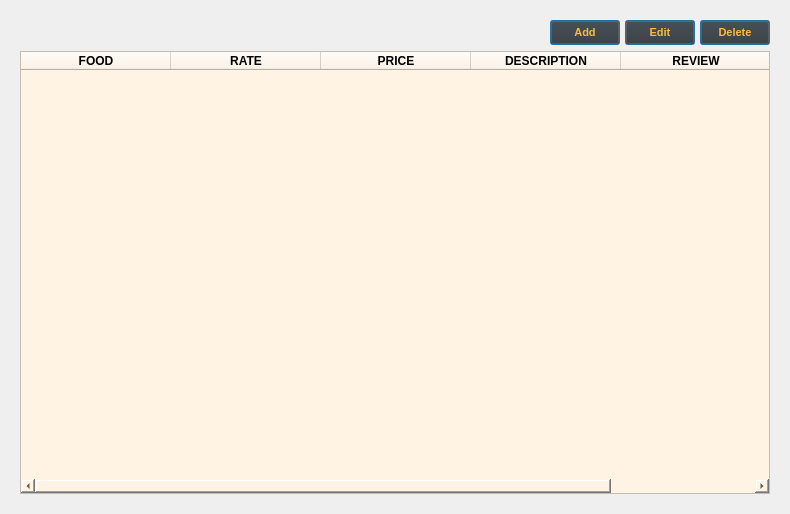
<?xml version='1.0' encoding='utf-8'?>
<ui version="4.0">
 <class>Form</class>
 <widget class="QWidget" name="Form">
  <property name="geometry">
   <rect>
    <x>0</x>
    <y>0</y>
    <width>788</width>
    <height>514</height>
   </rect>
  </property>
  <property name="windowTitle">
   <string>Form</string>
  </property>
  <layout class="QVBoxLayout" name="verticalLayout_2">
   <item>
    <widget class="QStackedWidget" name="stackedWidget">
     <property name="styleSheet">
      <string notr="true" />
     </property>
     <widget class="QWidget" name="menu_page">
      <layout class="QVBoxLayout" name="verticalLayout">
       <item>
        <layout class="QVBoxLayout" name="menu_verticalLayout">
         <item>
          <layout class="QHBoxLayout" name="horizontalLayout_22">
           <property name="spacing">
            <number>5</number>
           </property>
           <property name="sizeConstraint">
            <enum>QLayout::SetFixedSize</enum>
           </property>
           <item>
            <widget class="QPushButton" name="pushButton_4">
             <property name="styleSheet">
              <string notr="true" />
             </property>
             <property name="text">
              <string />
             </property>
             <property name="icon">
              <iconset>
               <normaloff>../image/ic_filter24.png</normaloff>../image/ic_filter24.png</iconset>
             </property>
             <property name="iconSize">
              <size>
               <width>30</width>
               <height>20</height>
              </size>
             </property>
             <property name="shortcut">
              <string />
             </property>
             <property name="autoDefault">
              <bool>false</bool>
             </property>
             <property name="default">
              <bool>false</bool>
             </property>
             <property name="flat">
              <bool>true</bool>
             </property>
            </widget>
           </item>
           <item>
            <spacer name="horizontalSpacer_9">
             <property name="orientation">
              <enum>Qt::Horizontal</enum>
             </property>
             <property name="sizeHint" stdset="0">
              <size>
               <width>40</width>
               <height>20</height>
              </size>
             </property>
            </spacer>
           </item>
           <item>
            <widget class="QPushButton" name="pushButton_8">
             <property name="sizePolicy">
              <sizepolicy hsizetype="Fixed" vsizetype="Fixed">
               <horstretch>0</horstretch>
               <verstretch>0</verstretch>
              </sizepolicy>
             </property>
             <property name="minimumSize">
              <size>
               <width>70</width>
               <height>25</height>
              </size>
             </property>
             <property name="maximumSize">
              <size>
               <width>70</width>
               <height>25</height>
              </size>
             </property>
             <property name="font">
              <font>
               <family>MS Shell Dlg 2</family>
               <pointsize>8</pointsize>
               <weight>75</weight>
               <italic>false</italic>
               <bold>true</bold>
              </font>
             </property>
             <property name="toolTip">
              <string>&lt;html&gt;&lt;head/&gt;&lt;body&gt;&lt;p&gt;&lt;br/&gt;&lt;/p&gt;&lt;/body&gt;&lt;/html&gt;</string>
             </property>
             <property name="styleSheet">
              <string notr="true">color: #FABC3F;background-color: #343131;</string>
             </property>
             <property name="text">
              <string>Add</string>
             </property>
             <property name="default">
              <bool>true</bool>
             </property>
             <property name="flat">
              <bool>false</bool>
             </property>
            </widget>
           </item>
           <item>
            <widget class="QPushButton" name="pushButton_3">
             <property name="sizePolicy">
              <sizepolicy hsizetype="Fixed" vsizetype="Fixed">
               <horstretch>0</horstretch>
               <verstretch>0</verstretch>
              </sizepolicy>
             </property>
             <property name="minimumSize">
              <size>
               <width>70</width>
               <height>25</height>
              </size>
             </property>
             <property name="maximumSize">
              <size>
               <width>70</width>
               <height>25</height>
              </size>
             </property>
             <property name="font">
              <font>
               <family>MS Shell Dlg 2</family>
               <pointsize>8</pointsize>
               <weight>75</weight>
               <italic>false</italic>
               <bold>true</bold>
              </font>
             </property>
             <property name="toolTip">
              <string>&lt;html&gt;&lt;head/&gt;&lt;body&gt;&lt;p&gt;&lt;span style=" font-weight:600;"&gt;Edit&lt;/span&gt;&lt;/p&gt;&lt;/body&gt;&lt;/html&gt;</string>
             </property>
             <property name="styleSheet">
              <string notr="true">color: #FABC3F;background-color: #343131;</string>
             </property>
             <property name="text">
              <string>Edit</string>
             </property>
             <property name="default">
              <bool>true</bool>
             </property>
             <property name="flat">
              <bool>false</bool>
             </property>
            </widget>
           </item>
           <item>
            <widget class="QPushButton" name="pushButton_9">
             <property name="sizePolicy">
              <sizepolicy hsizetype="Fixed" vsizetype="Fixed">
               <horstretch>0</horstretch>
               <verstretch>0</verstretch>
              </sizepolicy>
             </property>
             <property name="minimumSize">
              <size>
               <width>70</width>
               <height>25</height>
              </size>
             </property>
             <property name="maximumSize">
              <size>
               <width>70</width>
               <height>25</height>
              </size>
             </property>
             <property name="font">
              <font>
               <family>MS Shell Dlg 2</family>
               <pointsize>8</pointsize>
               <weight>75</weight>
               <italic>false</italic>
               <bold>true</bold>
              </font>
             </property>
             <property name="toolTip">
              <string>&lt;html&gt;&lt;head/&gt;&lt;body&gt;&lt;p&gt;&lt;span style=" font-weight:600;"&gt;Edit&lt;/span&gt;&lt;/p&gt;&lt;/body&gt;&lt;/html&gt;</string>
             </property>
             <property name="styleSheet">
              <string notr="true">color: #FABC3F;background-color: #343131;</string>
             </property>
             <property name="text">
              <string>Delete</string>
             </property>
             <property name="default">
              <bool>true</bool>
             </property>
             <property name="flat">
              <bool>false</bool>
             </property>
            </widget>
           </item>
          </layout>
         </item>
         <item>
          <widget class="QTableWidget" name="tableWidget">
           <property name="sizePolicy">
            <sizepolicy hsizetype="Fixed" vsizetype="Fixed">
             <horstretch>0</horstretch>
             <verstretch>0</verstretch>
            </sizepolicy>
           </property>
           <property name="minimumSize">
            <size>
             <width>750</width>
             <height>400</height>
            </size>
           </property>
           <property name="maximumSize">
            <size>
             <width>16777215</width>
             <height>167772</height>
            </size>
           </property>
           <property name="font">
            <font>
             <weight>50</weight>
             <bold>false</bold>
            </font>
           </property>
           <property name="styleSheet">
            <string notr="true">
background-color: rgb(255, 243, 228);</string>
           </property>
           <attribute name="horizontalHeaderDefaultSectionSize">
            <number>150</number>
           </attribute>
           <attribute name="verticalHeaderCascadingSectionResizes">
            <bool>false</bool>
           </attribute>
           <attribute name="verticalHeaderMinimumSectionSize">
            <number>30</number>
           </attribute>
           <attribute name="verticalHeaderShowSortIndicator" stdset="0">
            <bool>false</bool>
           </attribute>
           <column>
            <property name="text">
             <string>FOOD</string>
            </property>
            <property name="font">
             <font>
              <weight>75</weight>
              <bold>true</bold>
             </font>
            </property>
            <property name="textAlignment">
             <set>AlignCenter</set>
            </property>
            <property name="background">
             <color>
              <red>52</red>
              <green>49</green>
              <blue>49</blue>
             </color>
            </property>
            <property name="foreground">
             <brush brushstyle="NoBrush">
              <color alpha="255">
               <red>250</red>
               <green>188</green>
               <blue>63</blue>
              </color>
             </brush>
            </property>
           </column>
           <column>
            <property name="text">
             <string>RATE</string>
            </property>
            <property name="font">
             <font>
              <weight>75</weight>
              <bold>true</bold>
             </font>
            </property>
            <property name="textAlignment">
             <set>AlignCenter</set>
            </property>
            <property name="background">
             <color>
              <red>52</red>
              <green>49</green>
              <blue>49</blue>
             </color>
            </property>
            <property name="foreground">
             <brush brushstyle="NoBrush">
              <color alpha="255">
               <red>250</red>
               <green>188</green>
               <blue>63</blue>
              </color>
             </brush>
            </property>
           </column>
           <column>
            <property name="text">
             <string>PRICE</string>
            </property>
            <property name="font">
             <font>
              <weight>75</weight>
              <bold>true</bold>
             </font>
            </property>
            <property name="textAlignment">
             <set>AlignCenter</set>
            </property>
            <property name="background">
             <color>
              <red>52</red>
              <green>49</green>
              <blue>49</blue>
             </color>
            </property>
            <property name="foreground">
             <brush brushstyle="NoBrush">
              <color alpha="255">
               <red>250</red>
               <green>188</green>
               <blue>63</blue>
              </color>
             </brush>
            </property>
           </column>
           <column>
            <property name="text">
             <string>DESCRIPTION</string>
            </property>
            <property name="font">
             <font>
              <weight>75</weight>
              <bold>true</bold>
             </font>
            </property>
            <property name="textAlignment">
             <set>AlignCenter</set>
            </property>
            <property name="background">
             <color>
              <red>52</red>
              <green>49</green>
              <blue>49</blue>
             </color>
            </property>
            <property name="foreground">
             <brush brushstyle="NoBrush">
              <color alpha="255">
               <red>250</red>
               <green>188</green>
               <blue>63</blue>
              </color>
             </brush>
            </property>
           </column>
           <column>
            <property name="text">
             <string>REVIEW</string>
            </property>
            <property name="font">
             <font>
              <weight>75</weight>
              <bold>true</bold>
             </font>
            </property>
            <property name="textAlignment">
             <set>AlignCenter</set>
            </property>
            <property name="background">
             <color>
              <red>52</red>
              <green>49</green>
              <blue>49</blue>
             </color>
            </property>
            <property name="foreground">
             <brush brushstyle="NoBrush">
              <color alpha="255">
               <red>250</red>
               <green>188</green>
               <blue>63</blue>
              </color>
             </brush>
            </property>
           </column>
          </widget>
         </item>
        </layout>
       </item>
      </layout>
     </widget>
    </widget>
   </item>
  </layout>
 </widget>
 <connections />
<customwidgets><customwidget><class>QPushButton</class><extends>QPushButton</extends><header location="global">Custom_Widgets.Theme.h</header><container>1</container></customwidget><customwidget><class>QLabel</class><extends>QLabel</extends><header location="global">Custom_Widgets.Theme.h</header><container>1</container></customwidget></customwidgets></ui>
